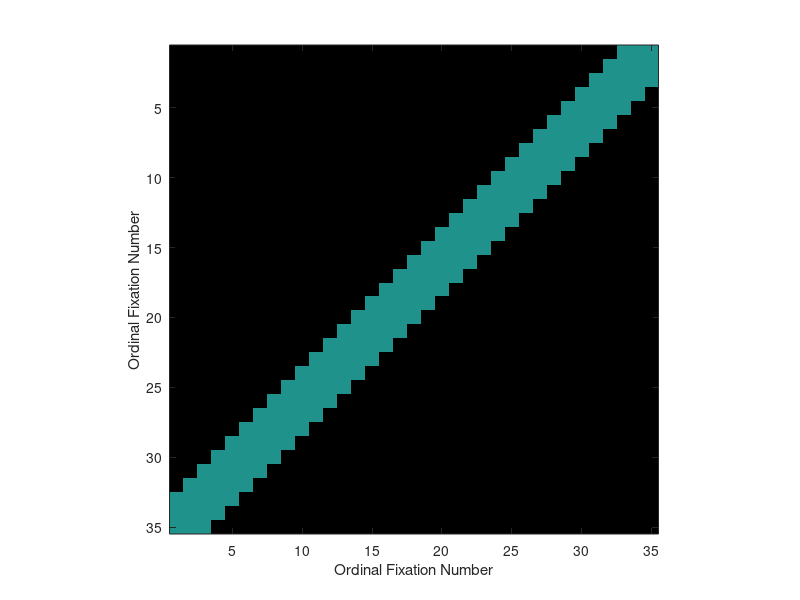

MATLAB code for this plot: (Note: this script raises an error after producing the figure.)
% Calculate Recurence

scm_image_dir = 'C:\Users\seth.koenig\Documents\MATLAB\BCRW Salience Model\SCM Image Sets\';
image_sets = {'Set006','Set007','Set008','Set009',...
    'SetE001','SetE002','SetE003','SetE004'};
imageX = 800;
imageY = 600;

tags = {'MP','TT','JN','IW'};
recurence_measure = [];
all_recurence_map = zeros(50,50);
count = 1;
for SET = 1:length(image_sets);
    SETNUM = image_sets{SET};
    cd([scm_image_dir SETNUM])
    matfiles = what;
    eyedatafiles = [];
    for i = 1:length(matfiles.mat);
        if ~isempty(strfind(matfiles.mat{i},'fixation'))
            for ii = 1:length(tags);
                if ~isempty(strfind(matfiles.mat{i},tags{ii}))
                    eyedatafiles(ii) = i;
                end
            end
        end
    end
    
    for eyefile = eyedatafiles;
        load(matfiles.mat{eyefile})
        for cndlop=1:2:length(fixationstats)
            fixations = fixationstats{cndlop}.fixations;
            if ~isempty(fixations)
                if fixations(1,1) > imageX/2-100 && fixations(1,1) < imageX/2+100 &&...
                        fixations(2,1) < imageY/2+100 && fixations(2,1) > imageY/2-100
                    fixations(:,1) = [];
                end
                
                recurence_map = zeros(50,50);
                N=size(fixations,2);
                N(N > 50) = 50;
                [x,y]=meshgrid(1:N);
                i=find(ones(N)); %forms pairs except for self-pairing
                i=[x(i), y(i)];
                dist =sqrt((fixations(1,i(:,1))-fixations(1,i(:,2))).^2 +...
                    (fixations(2,i(:,1))-fixations(2,i(:,2))).^2);
                dind = find(dist <= 48);
                for d = 1:length(dind);
                    recurence_map(i(dind(d),1),i(dind(d),2)) = recurence_map(i(dind(d),1),i(dind(d),2))+1;
                end
                recurence_measure(count) = 100*2*sum(sum(triu(recurence_map)))/N/(N-1);
                count = count+1;
                %                 figure
                %                 hold on
                %                 for d = 1:length(dind);
                %                     plot(i(dind(d),1),i(dind(d),2),'.')
                %                 end
                %                 hold off
                %                 xlabel('Ordinal Fixation Number')
                %                 ylabel('Ordinal Fixation Number')
                %                 close
            end
            all_recurence_map = all_recurence_map + recurence_map;
        end
    end
end
%%
rm = all_recurence_map;
for r = 1:length(rm);
     for i = 1:r-1
        rm(r,i) = rm(r,i)/rm(r,r);
        rm(i,r) = rm(i,r)/rm(r,r);
     end
     rm(r,r) = 1;
end
rm = rm(1:35,1:35);

rm(find(eye(size(rm)))) = 0;
figure
imagesc(rm(end:-1:1,:))
xlabel('Ordinal Fixation Number')
ylabel('Ordinal Fixation Number')
%% remove central diagonals
id = eye(size(rm));
id = [id(2:end,:); zeros(1,35)];
rm(find(id)) = 0;

id = eye(size(rm));
id = [zeros(1,35);id(1:end-1,:)];
rm(find(id)) = 0;
imagesc(rm(end:-1:1,:))
xlabel('Ordinal Fixation Number')
ylabel('Ordinal Fixation Number')
%%

id = eye(size(rm));
id = [id(3:end,:); zeros(2,35)];
rm(find(id)) = 0;

id = eye(size(rm));
id = [zeros(2,35);id(1:end-2,:)];
rm(find(id)) = 0;
imagesc(rm(end:-1:1,:))
xlabel('Ordinal Fixation Number')
ylabel('Ordinal Fixation Number')
% xlim([0.5 35.5]) %only care about the 1st 35 fixations
% ylim([15.5 50.5])
axis square


%%
figure
hist(recurence_measure,100);
xlim([0 60])
xlabel('Recurrence in %')
ylabel('Count')
title(['Distribution of Recurrence Measures; mean=' num2str(mean(recurence_measure))])